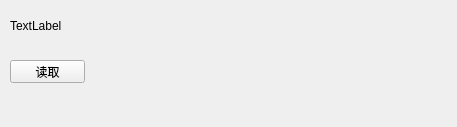
<?xml version="1.0" encoding="UTF-8"?>
<ui version="4.0">
 <class>DetourInjectionClass</class>
 <widget class="QWidget" name="DetourInjectionClass">
  <property name="geometry">
   <rect>
    <x>0</x>
    <y>0</y>
    <width>457</width>
    <height>127</height>
   </rect>
  </property>
  <property name="windowTitle">
   <string>DetourInjection</string>
  </property>
  <widget class="QLabel" name="label">
   <property name="geometry">
    <rect>
     <x>10</x>
     <y>10</y>
     <width>431</width>
     <height>31</height>
    </rect>
   </property>
   <property name="text">
    <string>TextLabel</string>
   </property>
  </widget>
  <widget class="QPushButton" name="pushButton">
   <property name="geometry">
    <rect>
     <x>10</x>
     <y>60</y>
     <width>75</width>
     <height>23</height>
    </rect>
   </property>
   <property name="text">
    <string>读取</string>
   </property>
  </widget>
 </widget>
 <layoutdefault spacing="6" margin="11"/>
 <resources>
  <include location="detourinjection.qrc"/>
 </resources>
 <connections/>
</ui>
